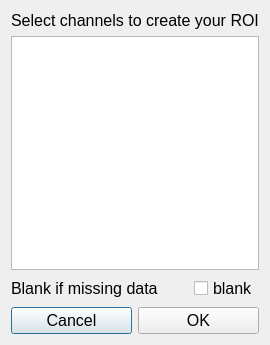
<?xml version="1.0" encoding="UTF-8"?>
<ui version="4.0">
 <class>DialogAddChan</class>
 <widget class="QDialog" name="DialogAddChan">
  <property name="geometry">
   <rect>
    <x>0</x>
    <y>0</y>
    <width>230</width>
    <height>345</height>
   </rect>
  </property>
  <property name="windowTitle">
   <string>Dialog</string>
  </property>
  <layout class="QVBoxLayout" name="verticalLayout_2">
   <item>
    <layout class="QVBoxLayout" name="verticalLayout">
     <item>
      <widget class="QLabel" name="label_2">
       <property name="font">
        <font>
         <pointsize>12</pointsize>
        </font>
       </property>
       <property name="toolTip">
        <string>Check channels from the list below to create you Region Of Interest (ROI)</string>
       </property>
       <property name="text">
        <string>Select channels to create your ROI</string>
       </property>
      </widget>
     </item>
     <item>
      <widget class="QListView" name="listView_addChan">
       <property name="selectionMode">
        <enum>QAbstractItemView::SingleSelection</enum>
       </property>
       <property name="selectionBehavior">
        <enum>QAbstractItemView::SelectItems</enum>
       </property>
      </widget>
     </item>
     <item>
      <layout class="QHBoxLayout" name="horizontalLayout">
       <item>
        <widget class="QLabel" name="label">
         <property name="font">
          <font>
           <pointsize>12</pointsize>
          </font>
         </property>
         <property name="text">
          <string>Blank if missing data</string>
         </property>
        </widget>
       </item>
       <item>
        <spacer name="horizontalSpacer">
         <property name="orientation">
          <enum>Qt::Horizontal</enum>
         </property>
         <property name="sizeHint" stdset="0">
          <size>
           <width>58</width>
           <height>18</height>
          </size>
         </property>
        </spacer>
       </item>
       <item>
        <widget class="QCheckBox" name="blank_checkBox">
         <property name="font">
          <font>
           <pointsize>12</pointsize>
          </font>
         </property>
         <property name="toolTip">
          <string>ROI values will be empty if any data is missing for the mean otherwise missing data are ignored.</string>
         </property>
         <property name="text">
          <string>blank</string>
         </property>
        </widget>
       </item>
      </layout>
     </item>
     <item>
      <layout class="QHBoxLayout" name="horizontalLayout_2">
       <item>
        <widget class="QPushButton" name="cancel">
         <property name="font">
          <font>
           <pointsize>12</pointsize>
          </font>
         </property>
         <property name="text">
          <string>Cancel</string>
         </property>
        </widget>
       </item>
       <item>
        <widget class="QPushButton" name="ok">
         <property name="font">
          <font>
           <pointsize>12</pointsize>
          </font>
         </property>
         <property name="text">
          <string>OK</string>
         </property>
        </widget>
       </item>
      </layout>
     </item>
    </layout>
   </item>
  </layout>
 </widget>
 <resources/>
 <connections>
  <connection>
   <sender>cancel</sender>
   <signal>clicked()</signal>
   <receiver>DialogAddChan</receiver>
   <slot>reject()</slot>
   <hints>
    <hint type="sourcelabel">
     <x>67</x>
     <y>311</y>
    </hint>
    <hint type="destinationlabel">
     <x>88</x>
     <y>323</y>
    </hint>
   </hints>
  </connection>
  <connection>
   <sender>ok</sender>
   <signal>clicked()</signal>
   <receiver>DialogAddChan</receiver>
   <slot>accept()</slot>
   <hints>
    <hint type="sourcelabel">
     <x>154</x>
     <y>324</y>
    </hint>
    <hint type="destinationlabel">
     <x>186</x>
     <y>324</y>
    </hint>
   </hints>
  </connection>
 </connections>
</ui>
